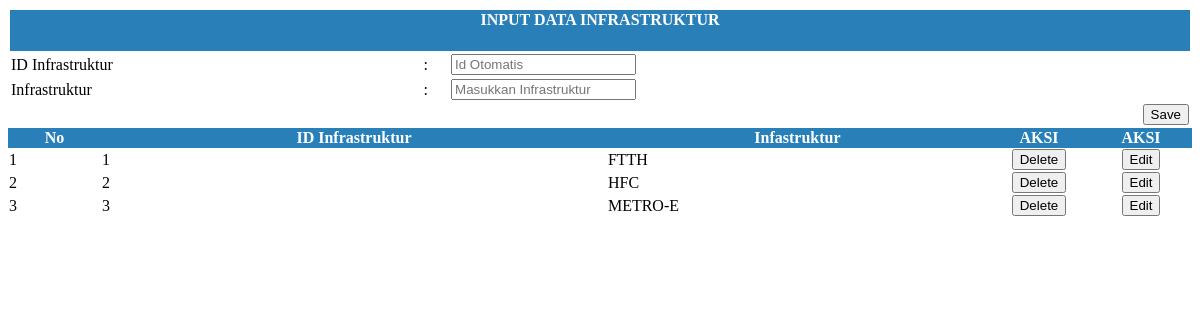
/Absensi/admin/input_infrastruktur.php, run on the app's committed database.
### tables this page shows
CREATE TABLE IF NOT EXISTS `tbl_infrastruktur` (
`id_infrastruktur` int(3) NOT NULL,
  `infrastruktur` varchar(30) NOT NULL
);

### Absensi/admin/input_infrastruktur.php (the view, shortened to what this page needs)
<html>
    <head>
<link rel="stylesheet" href="../../css/vergi.css">
<link rel="stylesheet" href="../../css/dataTables.bootstrap.css">
<link rel="stylesheet" href="../../css/jquery.dataTables.min.css" />
<link rel="stylesheet" href="../../css/responsive.dataTables.min.css" />
    </head>
    <body>
<form method="post">
<table class="table table-responsive" width="100%">
<thead>
    		<tr class="tr">
        		<Th  colspan="4"><center><h4>INPUT DATA INFRASTRUKTUR</h4></center></Th>
        	</tr>
        </thead>
  <tbody>
    <tr>
      <td>ID Infrastruktur</td>
      <td>:</td>
      <td><input type="text" class="form-control"  readonly  placeholder="Id Otomatis" name="id_infrastruktur" value="<?php echo @$edit['id_infrastruktur'] ?>"></td>
</tr>
<tr>
      <td>Infrastruktur</td>
      <td>:</td>
      <td><input name="infrastruktur" type="text" required class="form-control" id="infrastruktur" placeholder="Masukkan Infrastruktur" value="<?php echo @$edit['infrastruktur'] ?>"></td>
</tr>
<td align="right" colspan="4">
 <?php if (@$_GET['id']==""){ ?>
<input class="btn btn-success" type="submit" name="simpan" value="Save">
<?php }else{?>
<input class="btn btn-success" type="submit" name="ubah" value="Update"> </td>
<?php }?></td>
  </tbody>
</table>
<table id="example" class="display responsive nowrap table table-bordered" cellspacing="0" width="100%">
            <div class="container">
            <div class="box-body table-responsive">
                    <thead>
                        <tr class="tr">
                            <th>No</th>
                            <th>ID Infrastruktur</th>
                            <th>Infastruktur</th>
                            <th >AKSI</th>
                            <th >AKSI</th>
                        </tr>
                    </thead>
                    <?php
					$result = mysql_query("SELECT * FROM tbl_infrastruktur");
					$no = 1;
                    while ($row = mysql_fetch_array($result)) {
                        ?>
                                            <tr>
                            <td><?php echo $no; ?></td>
                            <td><?php echo $row['id_infrastruktur']?></td>
                            <td><?php echo $row['infrastruktur']?></td>
                            <td width="100" align="center"><a href="?menu=input_infrastruktur&hapus&id=<?php echo @$row['id_infrastruktur'] ?>" onClick="return confirm('Anda ingin menghapus ?')"><input  type="submit" name="hapus" value="Delete" class="btn btn-danger"></a></td>
							<td width="100" align="center"><a href="?menu=input_infrastruktur&edit&id=<?php echo @$row['id_infrastruktur'] ?>"><input  type="submit" name="edit" value="Edit" class="btn btn-info"></a></td>
                        </tr>
					<?php  $no++;  }
					?>
		</div>
        </div>
                </table>
</form>
    </body>
</html>

### css/vergi.css (style rules this page uses)
.tr { background-color:#2980b9; color:#FFFFFF; border-color:#2980b9; }

### data on the page
tbl_infrastruktur: id_infrastruktur "1", infrastruktur "FTTH"
tbl_infrastruktur: id_infrastruktur "2", infrastruktur "HFC"
tbl_infrastruktur: id_infrastruktur "3", infrastruktur "METRO-E"
